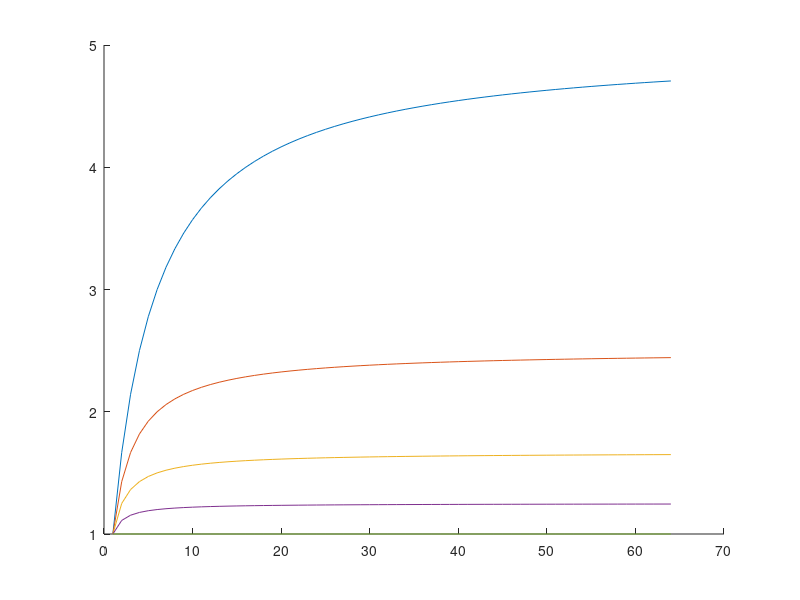

MATLAB code for this plot:
hold on
for f=1:5
    %fd1 = f*2/1000;
    fd2 = f*2/10;
    n1 = 1:64;
    n2 = [8;16;32;64];
    %S1 = n2./(1+(n2-1).*fd1);
    S2 = n1./(1+(n1-1).*fd2);
    
    plot(S2)
end

hold off